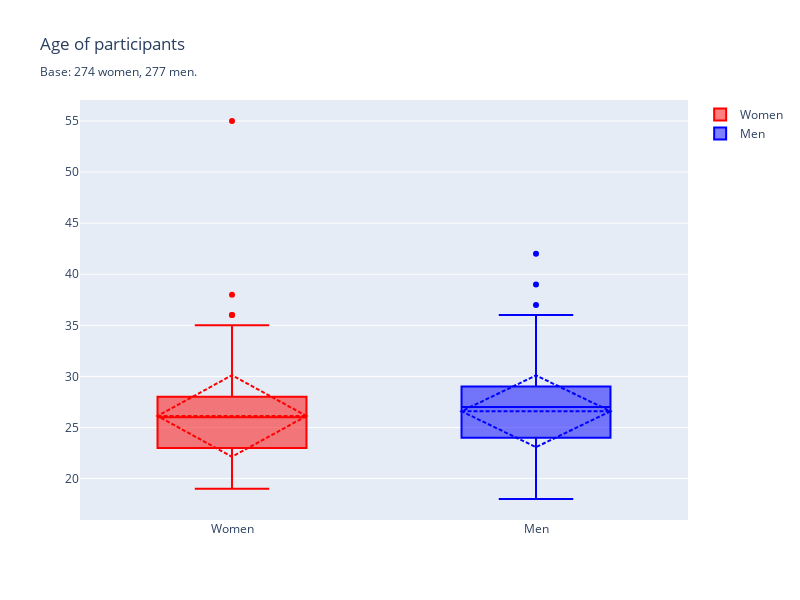

Notebook cell for this chart:
### Code cell
# Gender mapping
gender_mapping = {0: 'Women', 1: 'Men'}
df_unique['gender_label'] = df_unique['gender'].map(gender_mapping)

# Initialize the figure
fig = go.Figure()

# Add traces for Women
fig.add_trace(
    go.Box(
        y=df_unique[df_unique['gender_label'] == 'Women']['age'],
        name='Women',
        marker_color='red',
        boxmean='sd',

    ),
)

# Add traces for Men
fig.add_trace(
    go.Box(
        y=df_unique[df_unique['gender_label'] == 'Men']['age'],
        name='Men',
        marker_color='blue',
        boxmean='sd',
    ),
)

# Update layout with correct Y axis scale
fig.update_layout(
    title_text="Age of participants <br><sub>Base: 274 women, 277 men.",
    height=600,
    width=800,
)

fig.show()

### Figure 1 — Plotly figure (JSON) as saved in the notebook; plotly's stock layout.template omitted (floating-point values rounded to 4 significant figures; data arrays with more than 128 entries replaced by an {"elided": "..."} marker saying what was removed)
{"data": [{"boxmean": "sd", "marker": {"color": "red"}, "name": "Women", "type": "box", "y": {"elided": "274 float values"}}, {"boxmean": "sd", "marker": {"color": "blue"}, "name": "Men", "type": "box", "y": {"elided": "277 float values"}}], "layout": {"height": 600, "title": {"text": "Age of participants <br><sub>Base: 274 women, 277 men."}, "width": 800}}
